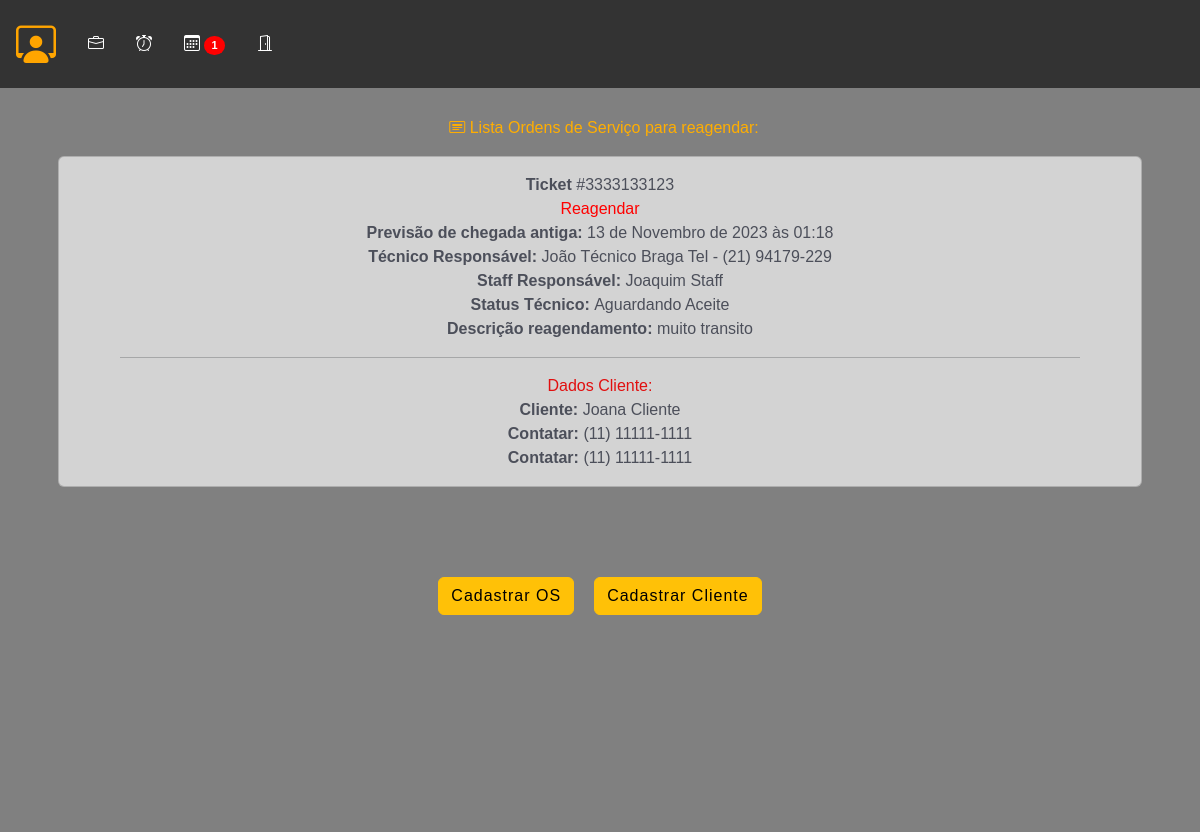
The app's page /staff/reagendar_staff/ (signed in), older data.
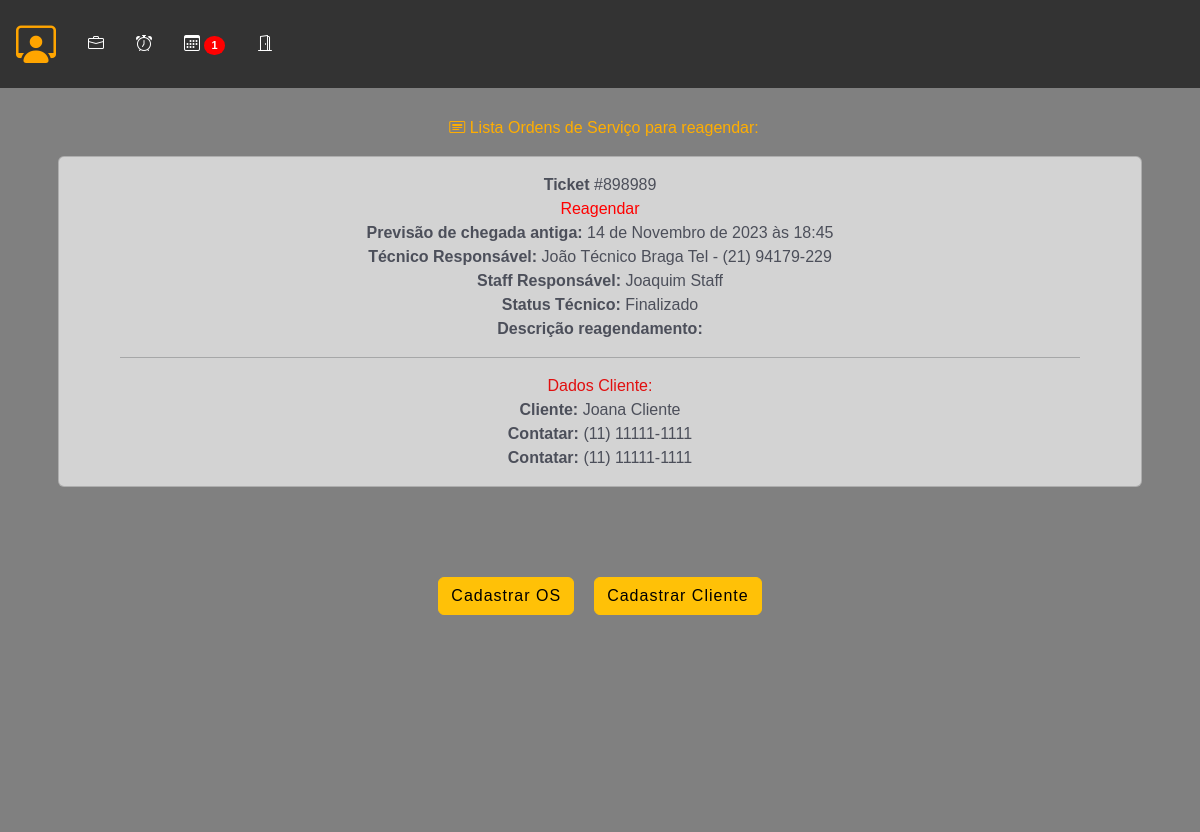
The same page, newer data.
### staff/models.py (models this page shows)
class OrdemDeServico(models.Model):
    ticket = models.CharField(max_length=200, unique=True)
    tecnico = models.ForeignKey(
        CustomUser, on_delete=models.CASCADE, related_name="ordens_técnico"
    )
    staff = models.ForeignKey(
        CustomUser, on_delete=models.CASCADE, related_name="ordens_staff"
    )
    descricao = models.TextField(max_length=600)
    previsao_chegada = models.DateTimeField(editable=True)
    previsao_execucao = models.DateTimeField(editable=True)
    material = models.CharField(max_length=100, validators=[MinLengthValidator(3)])
    equipamento = models.CharField(max_length=100, validators=[MinLengthValidator(3)])
    data_criacao = models.DateTimeField(auto_now_add=True)
    cliente = models.ForeignKey(Cliente, on_delete=models.CASCADE)
    contrato = models.CharField(max_length=700, null=True, blank=True)
    atividade = models.CharField(max_length=50, choices=ACTIVITY_CHOICES)
    status_tecnico = models.CharField(max_length=50, choices=TECNICAL_CHOICES)
    status = models.CharField(
        max_length=10, choices=STATUS_CHOICES, default="Aguardando"
    )
    atraso_em_minutos = models.CharField(
        max_length=50, choices=ATRASO_CHOICES
    )
    atraso_descricao = models.TextField(max_length=400)
    descricao_reagendamento = models.TextField(max_length=400)
    vezes_reagendada = models.IntegerField(default=0)
    def __str__(self):
        return f"Ordem de Serviço #{self.pk}"

class Cliente(models.Model):
    nome = models.CharField(max_length=50, validators=[MinLengthValidator(3)])
    rg = models.CharField(max_length=12, validators=[MinLengthValidator(3)])
    endereco = models.ForeignKey(Endereco, on_delete=models.CASCADE)
    telefone1 = models.CharField(max_length=15, validators=[MinLengthValidator(3)])
    telefone2 = models.CharField(max_length=15, validators=[MinLengthValidator(3)])
    def __str__(self):
        return self.nome

### authentication/models.py (models this page shows, shortened)
class CustomUser(AbstractUser):
    telefone = models.CharField(max_length=15, null=False)
    endereco = models.ForeignKey(
        Endereco, on_delete=models.CASCADE, null=True, default=None
    )
    foto = models.ImageField(upload_to="img/perfil_user/", null=True, blank=True)
    email = models.EmailField(unique=True)

### staff/views.py (the view)
# urls.py: path("reagendar_staff/", views.reagendar_staff, name="reagendar_staff"),
@user_passes_test(is_staff)
def reagendar_staff(request):
    staff = request.user
    ordens_em_atraso = OrdemDeServico.objects.filter(
        staff=staff,
        atraso_em_minutos__isnull=False,
        status__in=["Atenção", "Urgente", "Aguardando"],
        atraso_em_minutos__gt=0,
    )
    atrasos = len(ordens_em_atraso.values())
    ordens_reagendar = OrdemDeServico.objects.filter(
        staff=staff,
        status="Reagendar",
    )
    total_reagendar = len(ordens_reagendar.values())
    print("weeee", ordens_reagendar)
    return render(
        request,
        "reagendar_staff.html",
        {
            "ordens_reagendar": ordens_reagendar,
            "staff": staff,
            "total_reagendar": total_reagendar,
            "atrasos": atrasos,
        },
    )

### main/helpers.py (called while the page is built)
def is_staff(user):
    return user.groups.filter(name="Staff").exists()

### staff/templates/reagendar_staff.html (shortened to what this page needs)
{% extends "base_staff.html" %}
{%load static%}
{% block rest %}
<body>
    <br>
    <section id="lista_oc_scr">
        <div class="container">
            <div id="oc_lista">
                <label class="mt-1 mb-2 ms-2 font-medium color04 color-yellow"><i class="bi bi-bi bi-card-heading"></i> Lista Ordens de Serviço para reagendar:</label>
              <div class="tab-pane fade show active" id="pills-01" role="tabpanel" aria-labelledby="pills-home-tab" tabindex="0">
              {% if ordens_reagendar %}
                {% for ordem in ordens_reagendar %}
                <a href="{% url 'update_reagendar' ordem.id %}">
                <div class="card text-center mx-auto">
                    <div class="card-body">
                        <div class="row">
                            <div class="col-9 col-md-11 mx-auto" >
                                <div class="oc_l_nome font-medium color04"><b>Ticket</b> #{{ ordem.ticket }}</div>
                                <div class="oc_l_status font-medium {% if ordem.status == 'Urgente' %}color-red{% elif ordem.status == 'Atenção' %}color-yellow{% elif ordem.status == 'Aguardando' %}color-blue{% elif ordem.status == 'Concluído' %}color-green{% elif ordem.status == 'Reagendar' %}color-red{% endif %}">{{ ordem.status }}</div>
                                <div class="oc_l_data color04 font-dark"><b>Previsão de chegada antiga: </b>{{ ordem.previsao_chegada }}</div>
                                <div class="oc_l_data color04 font-dark"><b>Técnico Responsável: </b>{{ ordem.tecnico.first_name }} {{ ordem.tecnico.last_name }} Tel - {{ordem.tecnico.telefone}}</div>
                                <div class="oc_l_data color04 font-dark"><b>Staff Responsável: </b>{{ ordem.staff.first_name }} {{ ordem.staff.last_name }}</div>
                                <div class="oc_l_data color04 font-dark"><b>Status Técnico: </b>{{ ordem.status_tecnico }}</div>
                                <div class="oc_l_data color04 font-dark"><b>Descrição reagendamento: </b>{{ ordem.descricao_reagendamento}}</div>
                                <hr>
                                <div class="oc_l_nome font-medium color05">Dados Cliente:</div>
                                <div class="oc_l_data color04 font-dark"><b>Cliente: </b>{{ ordem.cliente }}</div>
                                <div class="oc_l_data color04 font-dark"><b>Contatar: </b>{{ ordem.cliente.telefone1 }}</div>
                                <div class="oc_l_data color04 font-dark"><b>Contatar: </b>{{ ordem.cliente.telefone2 }}</div>
                            </div>
                        </div>
                    </div>
                </div>
                <br>
            </a>
            {% endfor %}
            {% endif %}
              </div>
</body>
</html>
{% endblock %}

Row changes from the older to the newer data that the page shows:
no longer on this page (row edited): OrdemDeServico: ticket "3333133123", status "Reagendar", previsao_chegada "13 de Novembro de 2023 às 01:18", tecnico.first_name "João Técnico", tecnico.last_name "Braga", tecnico.telefone "(21) 94179-229", staff.first_name "Joaquim", staff.last_name "Staff", status_tecnico "Aguardando Aceite", descricao_reagendamento "muito transito", cliente "Joana Cliente", cliente.telefone1 "(11) 11111-1111", cliente.telefone2 "(11) 11111-1111"
now on this page (row edited): OrdemDeServico: ticket "898989", status "Reagendar", previsao_chegada "14 de Novembro de 2023 às 18:45", tecnico.first_name "João Técnico", tecnico.last_name "Braga", tecnico.telefone "(21) 94179-229", staff.first_name "Joaquim", staff.last_name "Staff", status_tecnico "Finalizado", cliente "Joana Cliente", cliente.telefone1 "(11) 11111-1111", cliente.telefone2 "(11) 11111-1111"
